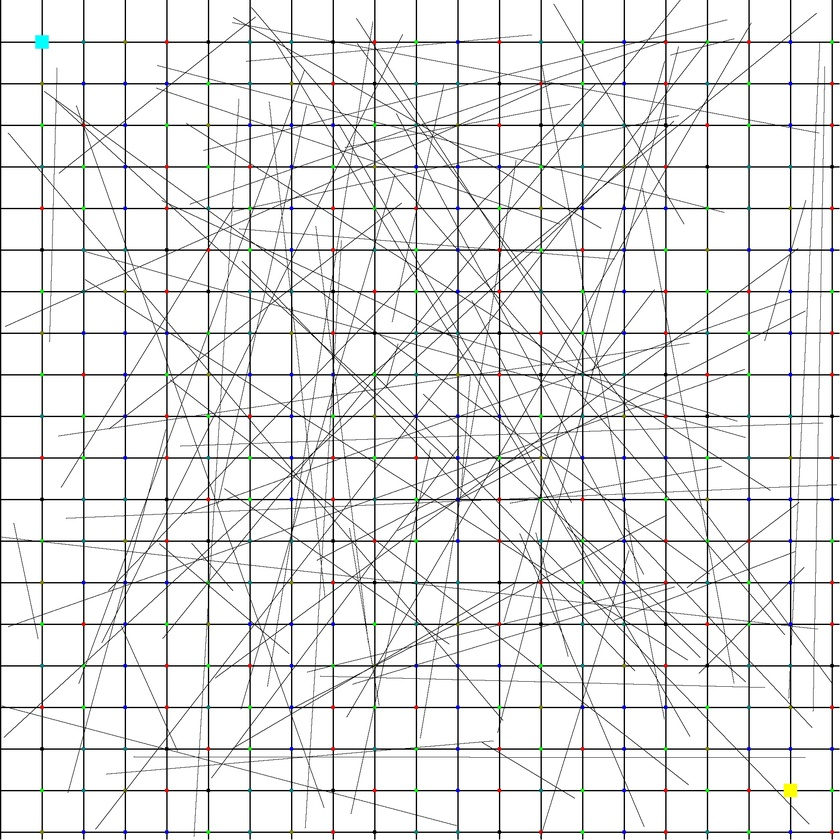
//> input picture pic1.jpg, 840 x 840 px, shrunk from 2000 x 2000 before the run
$ ./planner1 pic1.jpg   (built with g++ and OpenCV 4)
//> lines starting //> are read from the running program, lines starting //| are printed output that depends on the picture
#include <opencv2/highgui/highgui.hpp>
#include <opencv2/imgproc/imgproc.hpp>
#include <opencv2/core/core.hpp>
#include <iostream>
#include <queue>
#include <climits>
#include <vector>
//#define DCOST 14
//#define COST 10
bool isValid(int i, int j, cv::Mat img)
{
  if( i<0 || j<0 || i >= img.rows-1 || j >= img.cols-1 )
    return 0;
  else
    return 1;
}

struct pixelVal
{
  int gVal=INT_MAX/2;
  int hVal=INT_MAX/2;
  int fVal=INT_MAX;
  cv::Point parent;
  cv::Point current;
  int visited = 1;
};
void updatefVal(pixelVal &a)
{
  a.fVal = a.gVal + a.hVal;
  return;
}
class compare
{
public:
  bool operator()(const pixelVal& l, const pixelVal& r)
  {
    return l.gVal>r.gVal;
  }
};

int main(int argc, char **argv)
{
  std::cout<<"Hi\n";
  cv::Mat a=cv::imread(argv[1],1);
//> a is the input picture: 840 rows x 840 cols, CV_8UC3; mean B, G, R 228.5, 228.6, 228.4
  std::cout<<"There\n";
  cv::Mat b;
  int count_s=0, count_e=0;
  cv::Point start(0), end(0);
  for(int i=0; i<a.rows; i++)
    {
      for(int j=0; j<a.cols; j++)
	{
	  if(a.at<cv::Vec3b>(i,j)[2]==255 && a.at<cv::Vec3b>(i,j)[1]==0 && a.at<cv::Vec3b>(i,j)[0]==0)
	    {
	      count_s++;
	      start.x+=j;
	      start.y+=i;
	    }
	  else if(a.at<cv::Vec3b>(i,j)[2]==0 && a.at<cv::Vec3b>(i,j)[1]==255 && a.at<cv::Vec3b>(i,j)[0]==0)
	    {
	      count_e++;
	      end.x+=j;
	      end.y+=i;
	    }
	}
    }
//> after the loop, count_s = 0; count_e = 0
  start.x/=static_cast<float>(count_s);
//> start = Point(-2147483648, 0)
  start.y/=static_cast<float>(count_s);
//> start = Point(-2147483648, -2147483648)
  end.x/=static_cast<float>(count_e);
//> end = Point(-2147483648, 0)
  end.y/=static_cast<float>(count_e);
//> end = Point(-2147483648, -2147483648)

  cv::dilate(a, b, cv::Mat(), cv::Point(-1, -1));
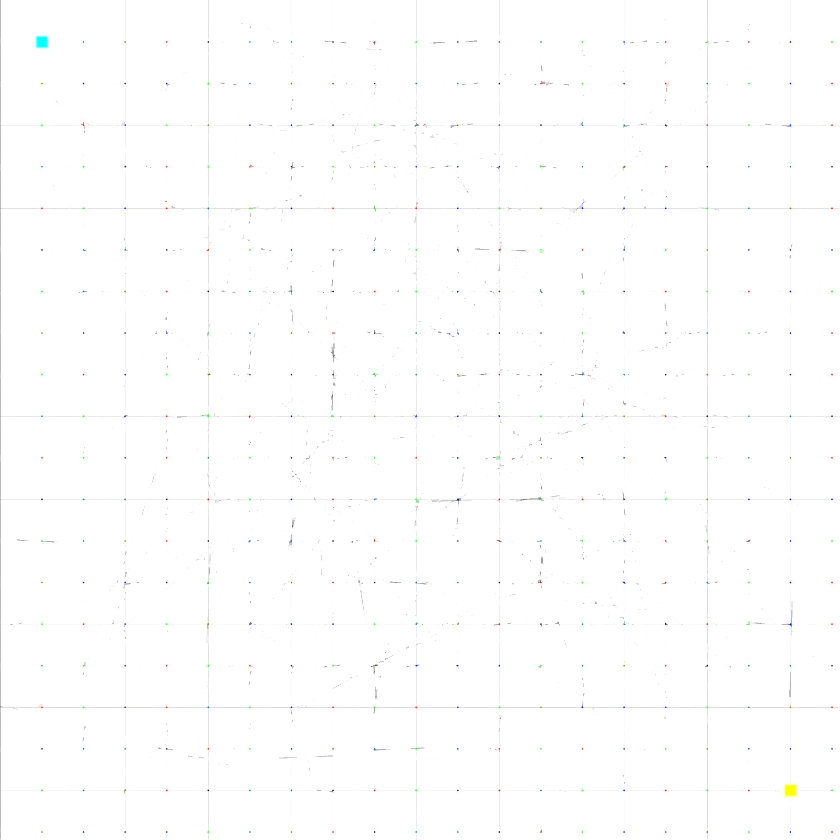
//> b: 840 rows x 840 cols, CV_8UC3; mean B, G, R 254.1, 254.2, 254.1

  pixelVal A[200][200];
  //define Heurestics
//> (the run ends here: the program crashes, at `for(int i=0; i<a.rows; i++)`)
